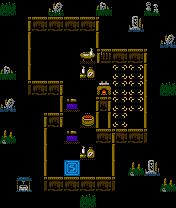

Tiled map render using the project's own tile images. Description and the whole map definition, tile-layer contents included, below:
An orthogonal 11x13 tile map with 16x16 px tiles, 6 tile layers (bkgs, gates, walls, enemies, ...), 6 tilesets.

<map version="1.10" tiledversion="1.12.2" orientation="orthogonal" renderorder="left-down" width="11" height="13" tilewidth="16" tileheight="16" infinite="0" nextlayerid="15" nextobjectid="1">
 <editorsettings>
  <export target="map_22.json" format="json" />
 </editorsettings>
 <tileset firstgid="1" source="bkgs.tsx" />
 <tileset firstgid="19" source="gates.tsx" />
 <tileset firstgid="37" source="walls.tsx" />
 <tileset firstgid="91" source="enemies.tsx" />
 <tileset firstgid="115" source="items.tsx" />
 <tileset firstgid="133" source="blocks.tsx" />
 <layer id="12" name="bkgs" width="11" height="13">
  <data encoding="csv">
0,0,0,0,0,0,0,0,0,0,0,
0,0,0,0,0,0,0,0,0,0,0,
0,0,0,0,0,0,0,0,0,0,0,
0,0,0,0,0,0,0,0,0,0,0,
0,0,0,0,0,0,0,0,0,0,0,
0,0,0,0,0,0,0,0,0,0,0,
0,0,0,0,0,0,0,0,0,0,0,
0,0,0,0,0,0,0,0,0,0,0,
0,0,0,0,0,0,0,0,0,0,0,
0,0,0,0,0,0,0,0,0,0,0,
0,0,0,0,0,0,0,0,0,0,0,
0,0,0,0,0,0,0,0,0,0,0,
0,0,0,0,0,0,0,0,0,0,0
</data>
 </layer>
 <layer id="13" name="gates" width="11" height="13">
  <data encoding="csv">
0,0,0,0,0,0,0,0,0,0,0,
0,0,0,0,0,0,0,0,0,0,0,
0,0,0,0,0,0,0,0,0,0,0,
0,0,0,0,0,0,0,0,0,0,0,
0,0,0,0,0,0,0,22,22,0,0,
0,0,0,0,0,0,0,22,22,0,0,
0,0,0,0,0,0,0,22,22,0,0,
0,0,0,0,0,0,0,22,0,0,0,
0,0,0,0,0,0,0,0,0,0,0,
0,0,0,0,0,0,0,0,0,0,0,
0,0,0,0,20,0,0,0,0,0,0,
0,0,0,0,0,0,0,0,0,0,0,
0,0,0,0,0,0,0,0,0,0,0
</data>
 </layer>
 <layer id="1" name="walls" width="11" height="13">
  <data encoding="csv">
47,0,0,39,0,0,40,0,0,43,0,
0,72,68,68,68,68,75,0,48,0,0,
0,73,0,0,0,0,76,0,0,0,49,
0,73,0,0,0,0,81,68,68,75,0,
40,73,0,0,0,0,0,0,0,76,0,
0,74,68,78,0,0,0,0,0,76,47,
49,0,0,73,0,0,83,0,0,76,0,
0,0,72,78,0,0,82,0,0,76,0,
44,0,73,0,0,0,68,79,68,77,0,
0,0,73,0,0,0,0,76,0,0,0,
0,0,73,0,0,0,0,76,44,48,0,
0,55,74,68,68,68,68,77,0,0,44,
0,0,0,0,0,47,0,0,0,0,0
</data>
 </layer>
 <layer id="10" name="enemies" width="11" height="13">
  <data encoding="csv">
0,0,0,0,0,0,0,0,0,0,0,
0,0,0,0,0,0,0,0,0,0,0,
0,0,0,0,0,0,0,0,0,0,0,
0,0,0,0,0,0,0,0,0,0,0,
0,0,0,0,0,0,0,0,0,0,0,
0,0,0,0,0,0,0,0,0,0,0,
0,0,0,0,0,0,0,0,0,0,0,
0,0,0,0,0,0,0,0,0,0,0,
0,0,0,0,0,0,0,0,0,0,0,
0,0,0,0,0,0,0,0,0,0,0,
0,0,0,0,0,0,0,0,0,0,0,
0,0,0,0,0,0,0,0,0,0,0,
0,0,0,0,0,0,0,0,0,0,0
</data>
 </layer>
 <layer id="11" name="items" width="11" height="13">
  <data encoding="csv">
0,0,0,0,0,0,0,0,0,0,0,
0,0,0,0,0,0,0,0,0,0,0,
0,0,0,0,0,0,0,0,0,0,0,
0,0,0,0,0,0,0,0,0,0,0,
0,0,0,0,0,0,0,0,0,0,0,
0,0,0,0,0,0,0,0,0,0,0,
0,0,0,0,0,0,0,0,0,0,0,
0,0,0,0,0,0,0,0,0,0,0,
0,0,0,0,0,0,0,0,0,0,0,
0,0,0,0,0,0,0,0,0,0,0,
0,0,0,0,0,0,0,0,0,0,0,
0,0,0,0,0,0,0,0,0,0,0,
0,0,0,0,0,0,0,0,0,0,0
</data>
 </layer>
 <layer id="14" name="blocks" width="11" height="13">
  <data encoding="csv">
0,0,0,0,0,0,0,0,0,0,0,
0,0,0,0,0,0,0,0,0,0,0,
0,0,0,0,0,0,0,0,0,0,0,
0,0,0,0,0,138,0,0,0,0,0,
0,0,0,0,0,139,0,0,0,0,0,
0,0,0,0,0,0,140,0,0,0,0,
0,0,0,0,137,0,0,0,0,0,0,
0,0,0,0,0,141,0,0,0,0,0,
0,0,0,0,137,0,0,0,0,0,0,
0,0,0,0,0,139,0,0,0,0,0,
0,0,0,0,0,0,0,0,0,0,0,
0,0,0,0,0,0,0,0,0,0,0,
0,0,0,0,0,0,0,0,0,0,0
</data>
 </layer>
</map>
